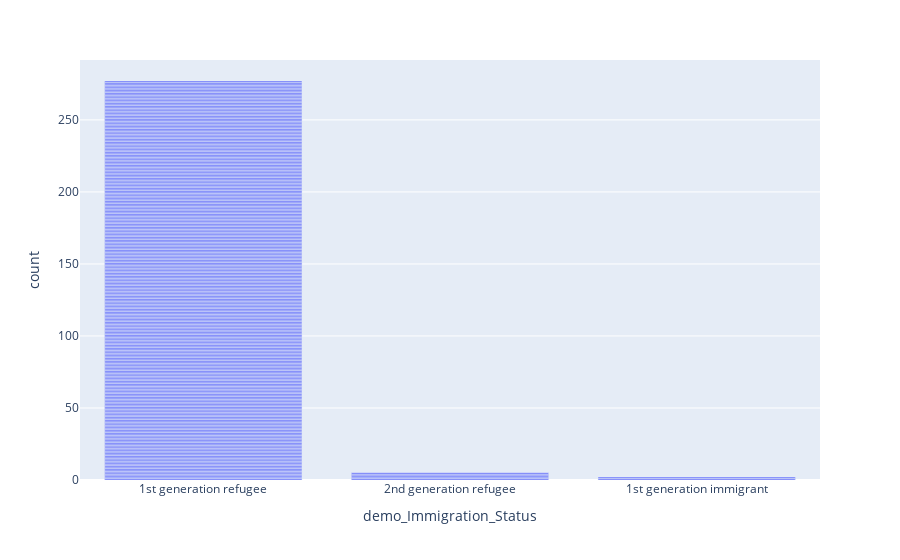

This figure's notebook cell:
### Markdown cell above
6. Nearly 99% of the immigrants are first-generation immigrants.
        </description>

### Code cell
px.bar(df, x ="demo_Immigration_Status" )

### Figure 1 — Plotly figure (JSON) as saved in the notebook; plotly's stock layout.template omitted (floating-point values rounded to 4 significant figures; data arrays with more than 128 entries replaced by an {"elided": "..."} marker saying what was removed)
{"data": [{"alignmentgroup": "True", "hovertemplate": "demo_Immigration_Status=%{x}<br>count=%{y}<extra></extra>", "legendgroup": "", "marker": {"color": "#636efa", "pattern": {"shape": ""}}, "name": "", "offsetgroup": "", "orientation": "v", "showlegend": false, "textposition": "auto", "type": "bar", "x": {"elided": "284 str values"}, "xaxis": "x", "y": {"elided": "284 int values"}, "yaxis": "y"}], "layout": {"autosize": true, "barmode": "relative", "legend": {"tracegroupgap": 0}, "margin": {"t": 60}, "xaxis": {"anchor": "y", "autorange": true, "domain": [0, 1], "range": [-0.5, 2.5], "title": {"text": "demo_Immigration_Status"}, "type": "category"}, "yaxis": {"anchor": "x", "autorange": true, "domain": [0, 1], "range": [0, 291.6], "title": {"text": "count"}, "type": "linear"}}}
